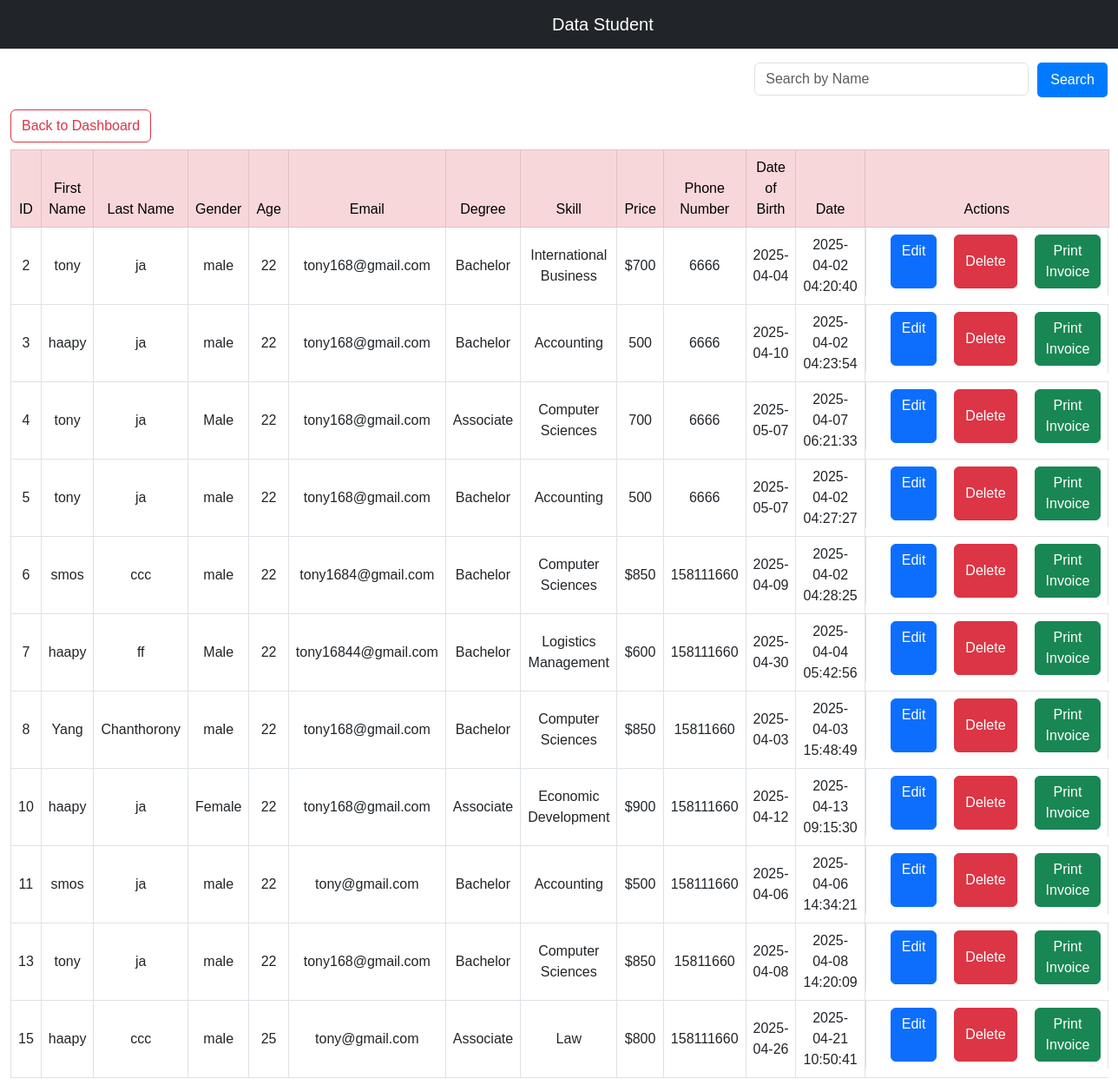
Screenshot of /admin/view_list_register.php with the database file from the repository.
### tables this page shows
CREATE TABLE `register` (
  `id` int(100) NOT NULL,
  `First Name` varchar(100) NOT NULL,
  `Last Name` varchar(100) NOT NULL,
  `gender` varchar(10) NOT NULL,
  `age` int(100) NOT NULL,
  `Email` varchar(100) NOT NULL,
  `Degree` varchar(100) NOT NULL,
  `Skill` varchar(100) NOT NULL,
  `price` varchar(1000) NOT NULL,
  `phone` int(100) NOT NULL,
  `dob` date NOT NULL,
  `Date` timestamp NOT NULL DEFAULT current_timestamp() ON UPDATE current_timestamp()
);

### Auth/function.php (the view, shortened to what this page needs)
<?php
$con = new mysqli("localhost","root","","project_school");
function view_register(){
    global $con;
    $sql = "SELECT * FROM `register`";
    $res = $con->query($sql);
    while($row=mysqli_fetch_array($res)){
        ?>
        <tr>
            <td><?php echo $row[0];?></td>
            <td><?php echo $row[1];?></td>
            <td><?php echo $row[2];?></td>
            <td><?php echo $row[3];?></td>
            <td><?php echo $row[4];?></td>
            <td><?php echo $row[5];?></td>
            <td ><?php echo $row[6];?></td>
            <td><?php echo $row[7];?></td>
            <td><?php echo $row[8];?></td>
            <td ><?php echo $row[9];?></td>
            <td ><?php echo $row[10];?></td>
            <td ><?php echo $row[11];?></td>
            <td style="display: flex;    ">
                <a style="margin-left: 20px;"  href="../admin/update_name.php?id=<?php echo $row[0] ?>"  class="btn btn btn-primary" >Edit</a>
                <button style="margin-left: 20px;"  type="button"  onclick="remove_register(<?php echo$row[0]?>)" class="btn btn-danger" data-bs-toggle="modal" data-bs-target="#delete_post">Delete</button>
                <button style="margin-left: 20px;" type="button" class="btn btn-success" onclick="window.open('../admin/invoice_admin.php?id=<?php echo $row[0]; ?>', '_blank')">Print Invoice</button>
            </td>
        </tr>
    <?php
    };
}
        ?>

### components/header_admin.php (shortened to what this page needs)
<!DOCTYPE html>
<html lang="en">
<head>
    <link href="https://cdn.jsdelivr.net/npm/bootstrap@5.3.0/dist/css/bootstrap.min.css" rel="stylesheet">
</head>
<body>
    <nav class="navbar navbar-expand-lg navbar-dark bg-dark">
        <div class="container">
            <a style="margin-left: 550px;"  class="navbar-brand" href="#">Data Student</a>
        </div>
    </nav>
</body>
</html>

### admin/view_list_register.php (shortened to what this page needs)
<?php
include("../components/header_admin.php");
include("../Auth/function.php");
?>
<!DOCTYPE html>
<html lang="en">
<head>
    <link href="https://cdn.jsdelivr.net/npm/bootstrap@5.3.0/dist/css/bootstrap.min.css" rel="stylesheet">
    <link rel="stylesheet" href="../css/view_list_register.css">
</head>
<body>
    <div class="container-fluid mt-3">
        <button id="searchBtn" class="btn btn-primary float-end">Search</button>
        <input type="text" id="searchInput" class="form-control w-25 d-inline-block float-end" placeholder="Search by Name">
    </div>
    <div style=" margin-top: 70px;" class="container-fluid ">
    <a href="Dashboard.php" class="btn btn-outline-danger">
        Back to Dashboard
    </a>
        <table class="table table-bordered text-center align-middle box mt-2 " id="registerTable">
            <thead class="table-light">
                <tr class="table-danger">
                    <th>ID</th>
                    <th>First Name</th>
                    <th>Last Name</th>
                    <th>Gender</th>
                    <th>Age</th>
                    <th>Email</th>
                    <th>Degree</th>
                    <th>Skill</th>
                    <th>Price</th>
                    <th>Phone Number</th>
                    <th>Date of Birth</th>
                    <th>Date</th>
                    <th>Actions</th>
                </tr>
            </thead>
            <tbody>
                <?php view_register(); ?>
            </tbody>
        </table>
    </div>
</body>
</html>

### css/view_list_register.css (style rules this page uses)
* { font-family: "Khmer", sans-serif; font-weight: 400; font-style: normal; }
#searchBtn { margin-left: 10px; padding: 8px 15px; border-radius: 5px; background-color: #007bff; color: white; border: none; cursor: pointer; }

### components/header_admin.php (style rules this page uses)
.container { font-family: Cambria, Cochin, Georgia, Times, 'Times New Roman', serif; }

### rows the page displays
register: id "2", First Name "tony", Last Name "ja", gender "male", age "22", Email "tony168@gmail.com", Degree "Bachelor", Skill "International Business", price "$700", phone "6666", dob "2025-04-04", Date "2025-04-02 04:20:40"
register: id "3", First Name "haapy", Last Name "ja", gender "male", age "22", Email "tony168@gmail.com", Degree "Bachelor", Skill "Accounting", price "500", phone "6666", dob "2025-04-10", Date "2025-04-02 04:23:54"
register: id "4", First Name "tony", Last Name "ja", gender "Male", age "22", Email "tony168@gmail.com", Degree "Associate", Skill "Computer Sciences", price "700", phone "6666", dob "2025-05-07", Date "2025-04-07 06:21:33"
register: id "5", First Name "tony", Last Name "ja", gender "male", age "22", Email "tony168@gmail.com", Degree "Bachelor", Skill "Accounting", price "500", phone "6666", dob "2025-05-07", Date "2025-04-02 04:27:27"
register: id "6", First Name "smos", Last Name "ccc", gender "male", age "22", Email "tony1684@gmail.com", Degree "Bachelor", Skill "Computer Sciences", price "$850", phone "158111660", dob "2025-04-09", Date "2025-04-02 04:28:25"
register: id "7", First Name "haapy", Last Name "ff", gender "Male", age "22", Email "tony16844@gmail.com", Degree "Bachelor", Skill "Logistics Management", price "$600", phone "158111660", dob "2025-04-30", Date "2025-04-04 05:42:56"
register: id "8", First Name "Yang", Last Name "Chanthorony", gender "male", age "22", Email "tony168@gmail.com", Degree "Bachelor", Skill "Computer Sciences", price "$850", phone "15811660", dob "2025-04-03", Date "2025-04-03 15:48:49"
register: id "10", First Name "haapy", Last Name "ja", gender "Female", age "22", Email "tony168@gmail.com", Degree "Associate", Skill "Economic Development", price "$900", phone "158111660", dob "2025-04-12", Date "2025-04-13 09:15:30"
register: id "11", First Name "smos", Last Name "ja", gender "male", age "22", Email "tony@gmail.com", Degree "Bachelor", Skill "Accounting", price "$500", phone "158111660", dob "2025-04-06", Date "2025-04-06 14:34:21"
register: id "13", First Name "tony", Last Name "ja", gender "male", age "22", Email "tony168@gmail.com", Degree "Bachelor", Skill "Computer Sciences", price "$850", phone "15811660", dob "2025-04-08", Date "2025-04-08 14:20:09"
register: id "15", First Name "haapy", Last Name "ccc", gender "male", age "25", Email "tony@gmail.com", Degree "Associate", Skill "Law", price "$800", phone "158111660", dob "2025-04-26", Date "2025-04-21 10:50:41"
